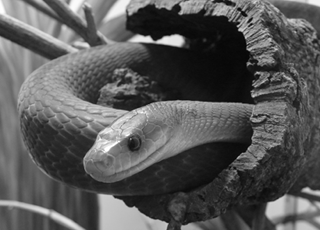
#> input picture TD3/snake.png, 320 x 230 px, found by its file name
$ python mainTD3.py   (older library calls are emulated)
#> lines starting #> are read from the running program, lines starting #| are printed output that depends on the picture
### TD3/functionsTD3.py
# -*- coding: utf-8 -*-
"""
Fonctions pour script pour le TD3 Image&Vision

@author: kooky
"""
import numpy as np
import cv2

def EdgeDetection(gradient_x, gradient_y=None):
    """
    Ma Fonction qui permet de détecter les contours d'une image

    Input :
        gradient_x -> Image filtrée en x
        gradient_y -> Image filtrée en y

    Output :
        binary_contours -> Image binaire avec contours detectés
    """

    if gradient_y is None:
        gradient_combined = np.abs(gradient_x) # Cas pour un seul gradient (ex: Laplacien)
    else :
        # Calcul du maximum entre deux gradients
        gradient_combined = np.maximum(np.abs(gradient_x), np.abs(gradient_y))

    # Calcul du négatif de l'image
    gradient_negative = cv2.bitwise_not(gradient_combined.astype(np.uint8))

    # Binarisation de l'image avec méthode d'Otsu
    _, binary_contours = cv2.threshold(gradient_negative, 0, 255, cv2.THRESH_BINARY + cv2.THRESH_OTSU)

    # Calcul du négatif de l'image (pour avoir le fond noir et les contours blancs)
    binary_contours = cv2.bitwise_not(binary_contours)

    return binary_contours

### TD3/mainTD3.py
# -*- coding: utf-8 -*-
"""
Script pour le TD3 Image&Vision

@author: kooky
"""

import numpy as np
import matplotlib.pyplot as plt
import cv2
import skimage as ski
import os

###########################################################
# Q2 :
###########################################################
file_ballon = "TD3/snake.png" # variable contenant le nom du fichier
img_ballon = cv2.imread(file_ballon) # Lecture du fichier avec opencv, on obtient une image BGR
#> img_ballon is the input picture: shape (230, 320, 3); min 3, max 255, mean 87.9
img_ballon = cv2.cvtColor(img_ballon, cv2.COLOR_BGR2RGB) # Conversion de l'image en RGB

# Affichage
plt.figure(2)
plt.imshow(img_ballon)
plt.title("Ballon.jpg")
#plt.show()

###########################################################
# Q3 :
###########################################################
saltPepper_rate = 0.05 #float(input("Entrez le taux de bruit Salt & Pepper: "))
# Ajout d'un bruit Salt & Pepper
img_ballon_salt_pepper = ski.util.random_noise(img_ballon, mode='s&p', amount=saltPepper_rate )
img_ballon_salt_pepper = np.uint8(255 * img_ballon_salt_pepper) # Conversion vers des valeurs entre 0 et 255

# Affichage
plt.figure(3)
plt.imshow(img_ballon_salt_pepper)
plt.title("Ballon.jpg Salt & Pepper")
#plt.show()

###########################################################
# Q4 :
###########################################################
variance_gaussian = 0.01 #float(input("Entrez la variance du bruit Gaussien: "))
# Ajout d'un bruit Gaussien
img_ballon_gaussian = ski.util.random_noise(img_ballon, mode='gaussian', mean= 0.001, var=variance_gaussian)
img_ballon_gaussian = np.uint8(255 * img_ballon_gaussian)# Conversion vers des valeurs entre 0 et 255

# Affichage
plt.figure(4)
plt.imshow(img_ballon_gaussian)
plt.title("Ballon.jpg Gaussien")
#plt.show()

###########################################################
# Q5 :
###########################################################
## Filtre passe-bas moyenneur ##
# Image Salt & Pepper
fig, axes = plt.subplots(nrows=5, ncols=2, figsize=(10,15))
fig = plt.figure(5)
fig.suptitle("Filtre Moyenneur")
axes[0,0].imshow(img_ballon_salt_pepper)
axes[0,0].set_title("Ballon.jpg Salt & pepper")

# Image Gaussien
# plt.subplot(5, 2, 2)
axes[0,1].imshow(img_ballon_gaussian)
axes[0,1].set_title("Ballon.jpg gaussian")

kernel_size_range = [(3,3), (5,5), (7,7), (11,11)] # Plage de taille de kernel
for i,kernel_size in enumerate(kernel_size_range):
    print(f"Kernel_size : {kernel_size}")

    # Filtrage de l'image Salt & Pepper
    img_sp_filtered = cv2.blur(img_ballon_salt_pepper, kernel_size) # Filtrage de l'image
    # plt.subplot(5, 2, 3+i)
    axes[1+i,0].imshow(img_sp_filtered)
    axes[1+i,0].set_title(f"{kernel_size}")

    # Filtrage de l'image Gaussien
    img_gaussian_filtered = cv2.blur(img_ballon_gaussian, kernel_size) # Filtrage de l'image
    # plt.subplot(5, 2, 4+i)
    axes[1+i,1].imshow(img_gaussian_filtered)
    axes[1+i,1].set_title(f"{kernel_size}")

plt.tight_layout()
#plt.show()

## Filtre passe-bas gaussien ##
sigma = 15
# Image Salt & Pepper
fig, axes = plt.subplots(nrows=5, ncols=2, figsize=(10,15))
fig = plt.figure(6)
fig.suptitle("Filtre Gaussien")
axes[0,0].imshow(img_ballon_salt_pepper)
axes[0,0].set_title("Ballon.jpg Salt & pepper")

# Image Gaussien
# plt.subplot(5, 2, 2)
axes[0,1].imshow(img_ballon_gaussian)
axes[0,1].set_title("Ballon.jpg gaussian")

kernel_size_range = [(3,3), (5,5), (7,7), (11,11)] # Plage de taille de kernel
for i,kernel_size in enumerate(kernel_size_range):
    print(f"Kernel_size : {kernel_size}")

    # Filtrage de l'image Salt & Pepper
    img_sp_filtered = cv2.GaussianBlur(img_ballon_salt_pepper, kernel_size, sigma) # Filtrage de l'image
    # plt.subplot(5, 2, 3+i)
    axes[1+i,0].imshow(img_sp_filtered)
    axes[1+i,0].set_title(f"{kernel_size}")

    # Filtrage de l'image Gaussien
    img_gaussian_filtered = cv2.GaussianBlur(img_ballon_gaussian, kernel_size, sigma) # Filtrage de l'image
    # plt.subplot(5, 2, 4+i)
    axes[1+i,1].imshow(img_gaussian_filtered)
    axes[1+i,1].set_title(f"{kernel_size}")

plt.tight_layout()
#plt.show()

## Filtre passe-bas conique ##
# Image Salt & Pepper
fig, axes = plt.subplots(nrows=2, ncols=2)
fig = plt.figure(7)
fig.suptitle("Filtre Conique")
axes[0,0].imshow(img_ballon_salt_pepper)
axes[0,0].set_title("Ballon.jpg Salt & pepper")

# Image Gaussien
# plt.subplot(5, 2, 2)
axes[0,1].imshow(img_ballon_gaussian)
axes[0,1].set_title("Ballon.jpg gaussian")


# Création du masque du filtre
kernel_conique = np.array([
    [1, 2, 1],
    [2, 4, 2],
    [1, 2, 1]
], dtype=np.float32)

kernel_conique /= kernel_conique.sum()

print(kernel_conique)

# Filtrage de l'image Salt & Pepper
img_sp_filtered = cv2.filter2D(src=img_ballon_salt_pepper, ddepth=-1, kernel=kernel_conique) # Filtrage de l'image
# plt.subplot(5, 2, 3+i)
axes[1,0].imshow(img_sp_filtered)
axes[1,0].set_title(f"{kernel_size}")

# Filtrage de l'image Gaussien
img_gaussian_filtered = cv2.filter2D(src=img_ballon_gaussian, ddepth=-1, kernel=kernel_conique) # Filtrage de l'image
# plt.subplot(5, 2, 4+i)
axes[1,1].imshow(img_gaussian_filtered)
axes[1,1].set_title(f"{kernel_size}")

plt.tight_layout()
#plt.show()

###########################################################
# Q6 :
###########################################################
## Filtre Moyenneur ##
kernel_size_range = [(3,3), (5,5), (7,7), (11,11)] # Plage de taille de kernel

fig, axes = plt.subplots(nrows=4, ncols=3, figsize=(10,15))
fig = plt.figure(8)

for i,kernel_size in enumerate(kernel_size_range):
    # Création du masque
    kernel = np.ones(kernel_size)
    kernel /= kernel.sum()
    print(kernel)

    # Calcul de la fft2D
    y = np.fft.fft2(kernel, s=(64,64))

    # Affichage
    axes[i,0].imshow(kernel, cmap='jet')

    axes[i,1].imshow(np.fft.fftshift(np.abs(y)),cmap="jet")

    axes[i,2].imshow(np.fft.fftshift(np.angle(y)), cmap="jet")

plt.tight_layout()
#plt.show()

###########################################################
# Q8 :
###########################################################
## Filtre median ##
# Image Salt & Pepper
fig, axes = plt.subplots(nrows=4, ncols=2, figsize=(10,15))
fig = plt.figure(9)
fig.suptitle("Filtre median")
axes[0,0].imshow(img_ballon_salt_pepper)
axes[0,0].set_title("Snake.png Salt & pepper")

# Image Gaussien
# plt.subplot(5, 2, 2)
axes[0,1].imshow(img_ballon_gaussian)
axes[0,1].set_title("Snake.png gaussian")

kernel_size_range = [3,5,7] # Plage de taille de kernel
for i,kernel_size in enumerate(kernel_size_range):
    print(f"Kernel_size : {kernel_size}")

    # Filtrage de l'image Salt & Pepper
    img_sp_filtered = cv2.medianBlur(img_ballon_salt_pepper, kernel_size) # Filtrage de l'image
    # plt.subplot(5, 2, 3+i)
    axes[1+i,0].imshow(img_sp_filtered)
    axes[1+i,0].set_title(f"{kernel_size}")

    # Filtrage de l'image Gaussien
    img_gaussian_filtered = cv2.medianBlur(img_ballon_gaussian, kernel_size) # Filtrage de l'image
    # plt.subplot(5, 2, 4+i)
    axes[1+i,1].imshow(img_gaussian_filtered)
    axes[1+i,1].set_title(f"{kernel_size}")

plt.tight_layout()
#plt.show()

###########################################################
# Q9 :
###########################################################
## Filtre median successif ##
fig, axes = plt.subplots(nrows=4, ncols=1, figsize=(10,15))
fig = plt.figure(10)
# Image Salt & Pepper
axes[0].imshow(img_ballon_salt_pepper)
axes[0].set_title("Snake.png Salt & pepper")


kernel_size = 7
# Filtrage de l'image Salt & Pepper
# 1 fois
img_sp_filtered = cv2.medianBlur(img_ballon_salt_pepper, kernel_size) # Filtrage de l'image
axes[1].imshow(img_sp_filtered)

# 2 fois
img_sp_filtered = cv2.medianBlur(img_sp_filtered, kernel_size) # Filtrage de l'image
axes[2].imshow(img_sp_filtered)

# 3 fois
img_sp_filtered = cv2.medianBlur(img_sp_filtered, kernel_size) # Filtrage de l'image
axes[3].imshow(img_sp_filtered)

plt.tight_layout()
#plt.show()

###########################################################
# Q10 :
###########################################################
filename = "TD3/colorful.jpg"
img = cv2.imread(filename, 0) # Lecture du fichier avec opencv, image en niveau de gris
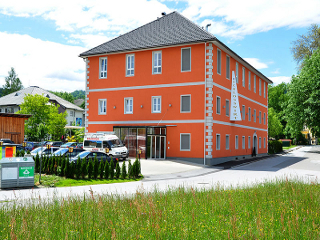
#> input picture TD3/colorful.jpg, 320 x 240 px, found by its file name
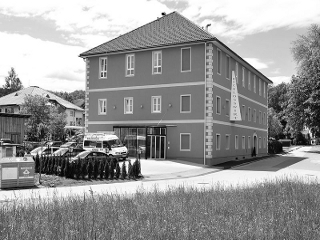
#> img: shape (240, 320); min 0, max 255, mean 150.7

# Filtre gradient
gx_mask = np.array([[0, -1], [0, 1]], dtype=float) # Masque 2x2 gradient direction x
gy_mask = np.array([[0, 0], [1, -1]], dtype=float) # Masque 2x2 gradient direction
gradient_x = cv2.filter2D(img, cv2.CV_64F, gx_mask) # Dérivée selon x
gradient_y = cv2.filter2D(img, cv2.CV_64F, gy_mask) # Dérivée selon y

# Filtre Roberts
roberts = ski.filters.roberts(img)

# Filtre Prewitt
prewitt = ski.filters.prewitt(img)

# Filtre Sobel
sobel_x = cv2.Sobel(img, cv2.CV_64F, dx=1, dy=0, ksize=3) # Dérivée selon X
sobel_y = cv2.Sobel(img, cv2.CV_64F, dx=0, dy=1, ksize=3) # Dérivée selon X

# Filtre Laplacien
laplacian = cv2.Laplacian(img, cv2.CV_64F)
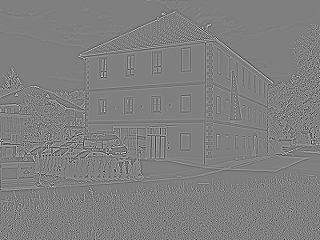
#> laplacian: shape (240, 320) float64; min -545, max 542, mean 0; drawn with min black and max white

### Affichage ###
fig, axes = plt.subplots(nrows=2, ncols=4, figsize=(10,15))
fig = plt.figure(11)
fig.suptitle("Filtrage 'Passe-haut'")
# Image de base
axes[0,0].imshow(img, cmap="gray")
axes[0,0].set_title("Image de base")

# Gradient x
axes[0,1].imshow(gradient_x, cmap="gray")
axes[0,1].set_title("Gradient x")

# Gradient y
axes[0,2].imshow(gradient_y, cmap="gray")
axes[0,2].set_title("Gradient y")

# Roberts
axes[0,3].imshow(roberts, cmap="gray")
axes[0,3].set_title("Roberts")

# Prewitt
axes[1,0].imshow(prewitt, cmap="gray")
axes[1,0].set_title("Prewitt")

# Sobel x
axes[1,1].imshow(sobel_x, cmap="gray")
axes[1,1].set_title("Sobel x")

# Sobel y
axes[1,2].imshow(sobel_y, cmap="gray")
axes[1,2].set_title("Sobel y")

# Laplacien
axes[1,3].imshow(laplacian, cmap="gray")
axes[1,3].set_title("Laplacien")

plt.tight_layout()
#plt.show()

###########################################################
# Q11 :
###########################################################
# Définition des noyaux de chaque filtre, pris dans le cours donc peut-être différent de ceux utilisés dans la question précédente

# Initialisation d'une liste de noyau
kernel_list = []
# Initialisation d'une liste de titre, associé à chaque noyau
title_list = []

## Noyau gradient 2x2 ##
# Noyau gradient x
kernel_gradient_x = np.array([[0, -1], [0, 1]], dtype=float)

kernel_list.append(kernel_gradient_x)
title_list.append("Noyau gradient x")

## Noyau Roberts 2x2 ##
# Noyau Roberts x
kernel_roberts_x = np.array([[1, 0], [0, -1]], dtype=float)

kernel_list.append(kernel_roberts_x)
title_list.append("Noyau Roberts x")

## Noyau Prewitt 3x3 ##
# Noyau Prewitt x
kernel_prewitt_x = 1/3 * np.array([[-1, 0, 1], [-1, 0, 1], [-1, 0, 1]], dtype=float)

kernel_list.append(kernel_prewitt_x)
title_list.append("Noyau Prewitt x")

## Noyau Sobel ##
# Noyau Sobel x
kernel_sobel_x = 1/4 * np.array([[-1, 0, 1], [-2, 0, 2], [-1, 0, 1]], dtype=float)

kernel_list.append(kernel_sobel_x)
title_list.append("Noyau Sobel x")

## Noyau Laplacien ##
kernel_laplacian = np.array([[0, -1, 0], [-1, 4, -1], [0, -1, 0]], dtype=float)

kernel_list.append(kernel_laplacian)
title_list.append("Noyau Laplacien")

print(kernel_list)
print(title_list)

### Affichage ###
fig, axes = plt.subplots(nrows=5, ncols=3, figsize=(10,15))
fig = plt.figure(12)
fig.suptitle("Fonction de transfert")

for i, kernel in enumerate(kernel_list):
    # Calcul de la fonction de transfert
    ft = np.fft.fft2(kernel, s=(64,64))

    # Affichage du noyau
    axes[i,0].imshow(kernel, cmap='jet')

    # Affichage du module
    axes[i,1].imshow(np.fft.fftshift(np.abs(ft)),cmap="jet")
    axes[i,1].set_title(title_list[i])

    # Affichage de l'angle
    axes[i,2].imshow(np.fft.fftshift(np.angle(ft)), cmap="jet")

plt.tight_layout()
#plt.show()

###########################################################
# Q12 :
###########################################################
from functionsTD3 import EdgeDetection

### Affichage ###
fig, axes = plt.subplots(nrows=2, ncols=3)
fig = plt.figure(13)
fig.suptitle("Détection de contour")

# Image de base
axes[0,0].imshow(img, cmap="gray")
axes[0,0].set_title("Image de base")

# Detection de contour gradient simple
axes[0,1].imshow(EdgeDetection(gradient_x, gradient_y), cmap="gray")
#> in EdgeDetection, `_, binary_contours = cv2.threshold(gradient_negative, 0, 255, cv2.THRE..`:
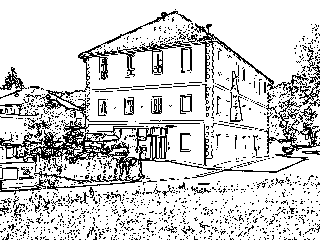
#> binary_contours: shape (240, 320); 82.3% white; black in thin lines or dots
#> in EdgeDetection, `binary_contours = cv2.bitwise_not(binary_contours)`: binary_contours: shape (240, 320); 17.7% white in thin lines or dots
axes[0,1].set_title("Gradient")

# Detection de contour Roberts
axes[0,2].imshow(roberts, cmap="gray")
axes[0,2].set_title("Roberts")

# Detection de contour Prewitt
axes[1,0].imshow(prewitt, cmap="gray")
axes[1,0].set_title("Prewitt")

# Detection de contour sobel
axes[1,1].imshow(EdgeDetection(sobel_x,sobel_y), cmap="gray")
#> in EdgeDetection (call 2), `_, binary_contours = cv2.threshold(gradient_negative, 0, 255, cv2.THRE..`: binary_contours: shape (240, 320); 71.5% white; black in thin lines or dots
#> in EdgeDetection (call 2), `binary_contours = cv2.bitwise_not(binary_contours)`: binary_contours: shape (240, 320); 28.5% white in thin lines or dots
axes[1,1].set_title("Sobel x")

# Laplacien
axes[1,2].imshow(EdgeDetection(laplacian), cmap="gray")
#> in EdgeDetection (call 3), `gradient_combined = np.abs(gradient_x)`:
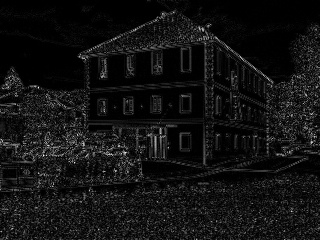
#> gradient_combined: shape (240, 320) float64; min 0, max 545, mean 39.7; drawn with min black and max white
#> in EdgeDetection (call 3), `gradient_negative = cv2.bitwise_not(gradient_combined.astype(np.uint8))`:
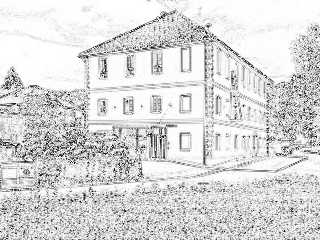
#> gradient_negative: shape (240, 320); min 0, max 255, mean 216.8
#> in EdgeDetection (call 3), `_, binary_contours = cv2.threshold(gradient_negative, 0, 255, cv2.THRE..`: binary_contours: shape (240, 320); 77.7% white; black in thin lines or dots
#> in EdgeDetection (call 3), `binary_contours = cv2.bitwise_not(binary_contours)`: binary_contours: shape (240, 320); 22.3% white in thin lines or dots
axes[1,2].set_title("Laplacien")

plt.tight_layout()
plt.show()
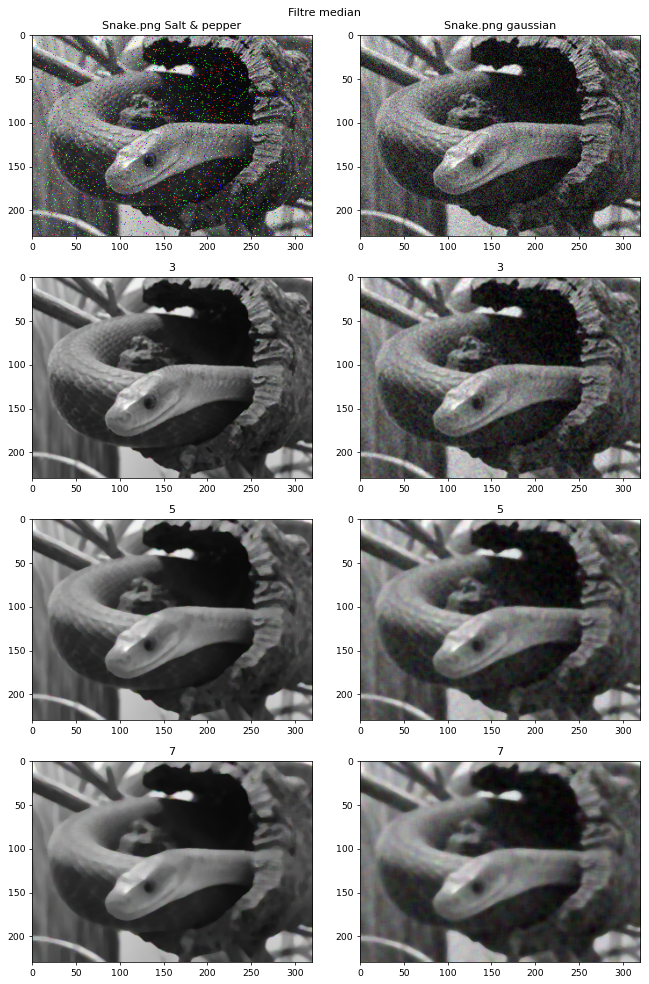
#> figure drawn by matplotlib, 8 panels
